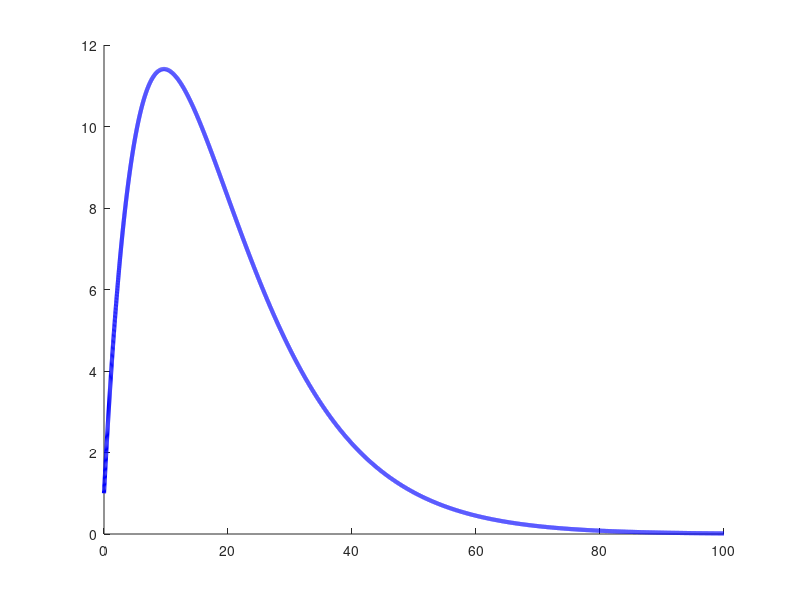

This chart was generated by the following MATLAB code:
x = linspace(0, 100, 10000);
y = exp(-0.1*x).*(1+3*x);

figure
hold on
%axis([0, 50, -5, 5])
#set(gca,'XTick',[-2*pi, -pi, 0 , pi, 2*pi])
#set(gca,'XTicklabel', {'-2$\pi$ ' '-$\pi$' '0'  '$\pi$' '2$\pi$'} )
#set(gca, 'fontsize', 30)
#set(gca,'YTick',[-10, 0, 10])
#set(gca, "xgrid", "on")
grid off
plot(x,y, 'linewidth', 3, 'color', 'blue')
print('CriticallyDamped.tex','-dtex');
